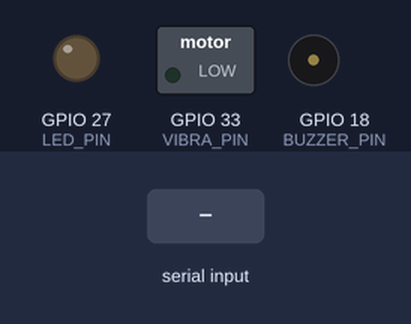
The sketch below on a simulated ESP32. Parts: switched loads named in the sketch (green lamp = pin HIGH), output pins drawn as LEDs (lit = HIGH), buzzer (waves = sounding, pin HIGH). The inputs (shaded band) are chosen by the test bench. WiFi joins after 1.5 s; servers stay silent unless stated; uploads are accepted with an empty reply; what the sketch prints to the serial monitor is not drawn.

Above: at 3.0 s.
3.1 s: "1" received over Serial
At 3.75 s:
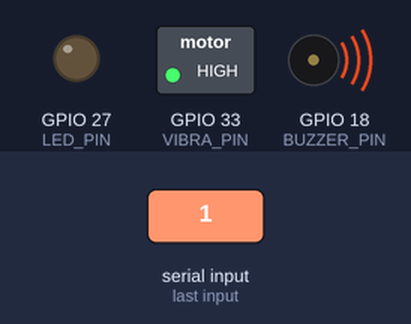
At 5.08 s:
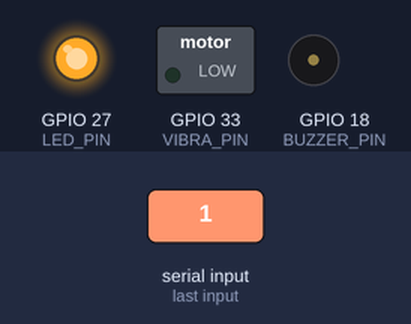
6.1 s: "0" received over Serial
At 6.5 s:
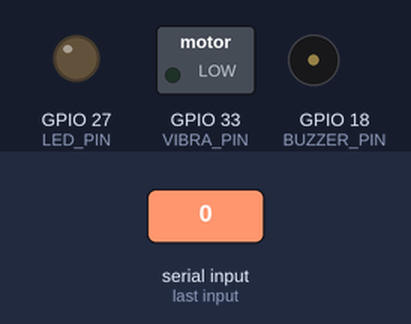
Timing chart, 0 to 9.1 s (numbered marks = the images above; inputs shaded):
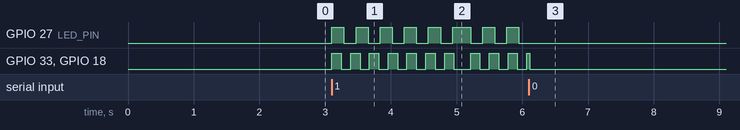

Measured:
- after the input at 3.1 s, GPIO 27 (LED_PIN): goes 5 × (HIGH 0.18 s, LOW 0.18 s), HIGH 0.27 s, LOW 0.18 s, HIGH 0.18 s, LOW 0.18 s, HIGH 0.18 s, then LOW, starting at once; GPIO 33 (VIBRA_PIN), GPIO 18 (BUZZER_PIN): goes 6 × (HIGH 0.14 s, LOW 0.14 s), HIGH 0.14 s, LOW 0.25 s, 3 × (HIGH 0.14 s, LOW 0.14 s), then HIGH, starting at once
- after the input at 6.1 s, GPIO 27 (LED_PIN): stops changing and stays LOW

The sketch:

ESP32_RiskAlert.ino
```cpp
#include <WiFi.h>
#include <HTTPClient.h>
#include <ArduinoJson.h>
#include <cstring>

// ======================== CONFIGURAÇÕES ========================
const char* WIFI_SSID = "iPhone de Marquinho";           // Sua rede WiFi
const char* WIFI_PASSWORD = "marco12345";  // Senha WiFi

// Servidor Backend Connection-4
const char* SERVER_URL = "http://172.20.10.3:3000";  // Ajustar IP do servidor
  // Ajustar IP do servidor
const char* DEVICE_ID = "esp32_alerta_01";     // ID utilizado em /api/auth/device-login

// Pinos de saída
#define BUZZER_PIN 18
#define VIBRA_PIN  33
#define LED_PIN    27

// Tempos e padrões
const unsigned long POLL_INTERVAL_MS = 5000;      // 5s entre consultas ao backend
const unsigned long ALERT_DURATION_MS = 8000;     // tempo total do alerta
const unsigned long LED_BLINK_INTERVAL_MS = 180;  // piscar LED a cada 180ms
const unsigned long BUZZER_PULSE_INTERVAL_MS = 140; // alternar buzzer a cada 140ms

// ======================== ESTADO GLOBAL ========================
WiFiClient wifiClient;
String authToken = "";
unsigned long lastPoll = 0;
bool firstSyncDone = false;

struct AlertEffect {
  bool active = false;
  unsigned long startedAt = 0;
  unsigned long lastLedToggle = 0;
  unsigned long lastBuzzerToggle = 0;
  bool ledOn = false;
  bool buzzerOn = false;
  String sourceId = "";
} alert;

// ======================== FUNÇÕES AUXILIARES ========================
void logMessage(const String& msg) {
  Serial.println(msg);
}

void connectWiFi() {
  WiFi.mode(WIFI_STA);
  WiFi.begin(WIFI_SSID, WIFI_PASSWORD);
  logMessage("📡 Conectando ao WiFi...");

  int attempts = 0;
  while (WiFi.status() != WL_CONNECTED && attempts < 40) {
    delay(500);
    Serial.print('.');
    attempts++;
  }
  Serial.println();

  if (WiFi.status() == WL_CONNECTED) {
    logMessage("✅ WiFi conectado: " + WiFi.localIP().toString());
  } else {
    logMessage("❌ Não foi possível conectar ao WiFi. Verifique SSID/senha.");
  }
}

bool ensureWiFi() {
  if (WiFi.status() == WL_CONNECTED) return true;
  connectWiFi();
  return WiFi.status() == WL_CONNECTED;
}

bool loginDevice() {
  if (!ensureWiFi()) return false;

  HTTPClient http;
  String url = String(SERVER_URL) + "/api/auth/device-login";
  logMessage("🔐 Autenticando dispositivo em " + url);

  if (!http.begin(wifiClient, url)) {
    logMessage("❌ Falha ao iniciar HTTPClient para login");
    return false;
  }

  http.addHeader("Content-Type", "application/json");
  StaticJsonDocument<256> doc;
  doc["deviceId"] = DEVICE_ID;
  doc["deviceSecret"] = String("device_secret_") + DEVICE_ID;

  String payload;
  serializeJson(doc, payload);

  int httpCode = http.POST(payload);
  if (httpCode == 200) {
    String response = http.getString();
    StaticJsonDocument<512> resp;
    auto err = deserializeJson(resp, response);
    if (!err && resp["success"].as<bool>()) {
      authToken = resp["token"].as<String>();
      logMessage("✅ Token recebido com sucesso");
      http.end();
      return true;
    }
    logMessage("⚠️ Resposta inesperada no login: " + response);
  } else {
    logMessage("❌ Login falhou. HTTP " + String(httpCode));
    if (httpCode > 0) {
      logMessage(http.getString());
    }
  }
  http.end();
  authToken = "";
  return false;
}

bool ensureAuthToken() {
  if (authToken.length() > 0) return true;
  return loginDevice();
}

void startAlertEffect(const String& notificationId, const String& workerName, const String& message) {
  alert.active = true;
  alert.startedAt = millis();
  alert.lastLedToggle = alert.startedAt;
  alert.lastBuzzerToggle = alert.startedAt;
  alert.ledOn = false;
  alert.buzzerOn = true;
  alert.sourceId = notificationId;

  digitalWrite(VIBRA_PIN, HIGH);
  digitalWrite(BUZZER_PIN, HIGH);
  digitalWrite(LED_PIN, HIGH);
  alert.ledOn = true;

  logMessage("🚨 ALERTA ATIVADO para " + workerName + " -> " + message);
}

void stopAlertEffect() {
  alert.active = false;
  alert.sourceId = "";
  digitalWrite(VIBRA_PIN, LOW);
  digitalWrite(BUZZER_PIN, LOW);
  digitalWrite(LED_PIN, LOW);
  alert.ledOn = false;
  alert.buzzerOn = false;
}

void updateAlertEffect() {
  if (!alert.active) return;
  unsigned long now = millis();

  if (now - alert.startedAt >= ALERT_DURATION_MS) {
    stopAlertEffect();
    logMessage("ℹ️ Alerta encerrado automaticamente");
    return;
  }

  if (now - alert.lastLedToggle >= LED_BLINK_INTERVAL_MS) {
    alert.ledOn = !alert.ledOn;
    digitalWrite(LED_PIN, alert.ledOn ? HIGH : LOW);
    alert.lastLedToggle = now;
  }

  if (now - alert.lastBuzzerToggle >= BUZZER_PULSE_INTERVAL_MS) {
    alert.buzzerOn = !alert.buzzerOn;
    digitalWrite(BUZZER_PIN, alert.buzzerOn ? HIGH : LOW);
    digitalWrite(VIBRA_PIN, alert.buzzerOn ? HIGH : LOW);
    alert.lastBuzzerToggle = now;
  }
}

bool markNotificationRead(const String& notificationId) {
  if (!ensureAuthToken()) return false;

  HTTPClient http;
  String url = String(SERVER_URL) + "/api/notifications/" + notificationId + "/read";
  if (!http.begin(wifiClient, url)) {
    logMessage("❌ Falha ao iniciar HTTPClient para PATCH");
    return false;
  }
  http.addHeader("Authorization", "Bearer " + authToken);
  http.addHeader("Content-Type", "application/json");

  int httpCode = http.sendRequest("PATCH", "{}");
  if (httpCode == 200) {
    logMessage("📬 Notificação " + notificationId + " marcada como lida");
    http.end();
    return true;
  }

  if (httpCode == 401) {
    logMessage("⚠️ Token inválido ao marcar notificação. Renovando token...");
    authToken = "";
  } else if (httpCode > 0) {
    logMessage("⚠️ Falha ao marcar notificação (HTTP " + String(httpCode) + ")");
    logMessage(http.getString());
  }
  http.end();
  return false;
}

void handleNotification(JsonObject notification) {
  String id = notification["_id"].as<String>();
  String worker = notification["workerName"].as<String>();
  String message = notification["message"].as<String>();
  const char* accessStatus = notification["metadata"]["accessStatus"] | "";
  if (strlen(accessStatus) > 0 && String(accessStatus) != "denied") {
    logMessage("ℹ️ Notificação " + id + " ignorada (status=" + String(accessStatus) + ")");
    markNotificationRead(id);
    return;
  }
  if (worker.length() == 0) worker = notification["metadata"]["cardUid"].as<String>();
  if (worker.length() == 0) worker = "Colaborador não identificado";

  startAlertEffect(id, worker, message);
  markNotificationRead(id);
}

void fetchNotifications() {
  if (!ensureAuthToken()) return;
  if (!ensureWiFi()) return;

  HTTPClient http;
  String url = String(SERVER_URL) + "/api/notifications?severity=CRITICAL&type=UNAUTHORIZED_ACCESS&read=false&limit=5";
  if (!http.begin(wifiClient, url)) {
    logMessage("❌ Falha ao iniciar HTTPClient para notificações");
    return;
  }

  http.addHeader("Authorization", "Bearer " + authToken);
  int httpCode = http.GET();
  if (httpCode == 401) {
    logMessage("⚠️ Token expirado/inválido. Renovando...");
    authToken = "";
    http.end();
    loginDevice();
    return;
  }

  if (httpCode != 200) {
    logMessage("⚠️ Erro ao consultar notificações. HTTP " + String(httpCode));
    if (httpCode > 0) logMessage(http.getString());
    http.end();
    return;
  }

  String body = http.getString();
  http.end();

  StaticJsonDocument<4096> doc;
  auto err = deserializeJson(doc, body);
  if (err) {
    logMessage("❌ Erro ao parsear notificações: " + String(err.c_str()));
    return;
  }

  JsonArray notifications = doc["data"].as<JsonArray>();
  if (notifications.isNull() || notifications.size() == 0) {
    if (!firstSyncDone) {
      logMessage("ℹ️ Nenhuma notificação pendente no backend.");
      firstSyncDone = true;
    }
    return;
  }

  // Processar da mais antiga para a mais recente para manter ordem cronológica
  for (int i = notifications.size() - 1; i >= 0; --i) {
    JsonObject notif = notifications[i];
    handleNotification(notif);
  }

  firstSyncDone = true;
}

void handleSerialCommands() {
  if (!Serial.available()) return;
  int cmd = Serial.read();
  if (cmd == '1') {
    startAlertEffect("serial-test", "Teste Manual", "Comando via Serial");
  } else if (cmd == '0') {
    stopAlertEffect();
    logMessage("🛑 Alerta cancelado manualmente");
  }
}

// ======================== SETUP / LOOP ========================
void setup() {
  Serial.begin(115200);
  delay(100);

  pinMode(BUZZER_PIN, OUTPUT);
  pinMode(VIBRA_PIN, OUTPUT);
  pinMode(LED_PIN, OUTPUT);
  stopAlertEffect();

  logMessage("========================================");
  logMessage(" ESP32 RISK ALERT - Connection-4");
  logMessage("========================================");

  connectWiFi();
  loginDevice();
}

void loop() {
  handleSerialCommands();
  updateAlertEffect();

  unsigned long now = millis();
  if (now - lastPoll >= POLL_INTERVAL_MS) {
    fetchNotifications();
    lastPoll = now;
  }

  delay(10);  // Pequeno respiro para o watchdog
}
```
